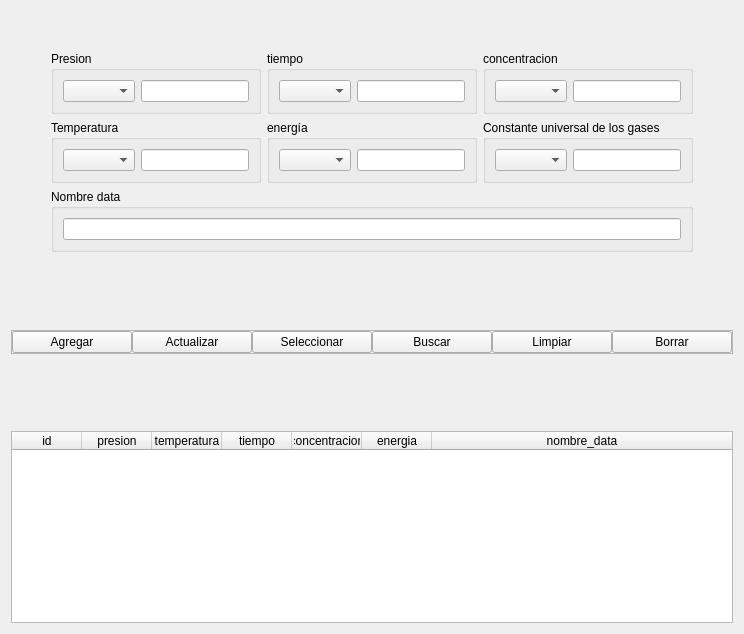
              <widget class="QWidget" name="u_tab">
               <attribute name="title">
                <string>Configuracion unidades</string>
               </attribute>
               <layout class="QVBoxLayout" name="verticalLayout_36">
                <item>
                 <spacer name="verticalSpacer_43">
                  <property name="orientation">
                   <enum>Qt::Vertical</enum>
                  </property>
                  <property name="sizeHint" stdset="0">
                   <size>
                    <width>20</width>
                    <height>40</height>
                   </size>
                  </property>
                 </spacer>
                </item>
                <item>
                 <layout class="QHBoxLayout" name="horizontalLayout_74">
                  <item>
                   <spacer name="horizontalSpacer_67">
                    <property name="orientation">
                     <enum>Qt::Horizontal</enum>
                    </property>
                    <property name="sizeHint" stdset="0">
                     <size>
                      <width>40</width>
                      <height>20</height>
                     </size>
                    </property>
                   </spacer>
                  </item>
                  <item>
                   <layout class="QVBoxLayout" name="verticalLayout_35">
                    <item>
                     <layout class="QHBoxLayout" name="horizontalLayout_72">
                      <item>
                       <widget class="QGroupBox" name="groupBox_8">
                        <property name="title">
                         <string>Presion</string>
                        </property>
                        <layout class="QHBoxLayout" name="horizontalLayout_66">
                         <item>
                          <widget class="QComboBox" name="presion_box"/>
                         </item>
                         <item>
                          <widget class="QLineEdit" name="presion_u_edit"/>
                         </item>
                        </layout>
                       </widget>
                      </item>
                      <item>
                       <widget class="QGroupBox" name="groupBox_9">
                        <property name="title">
                         <string>tiempo</string>
                        </property>
                        <layout class="QHBoxLayout" name="horizontalLayout_68">
                         <item>
                          <widget class="QComboBox" name="tiempo_box"/>
                         </item>
                         <item>
                          <widget class="QLineEdit" name="tiempo_u_edit">
                           <property name="text">
                            <string/>
                           </property>
                          </widget>
                         </item>
                        </layout>
                       </widget>
                      </item>
                      <item>
                       <widget class="QGroupBox" name="groupBox_7">
                        <property name="title">
                         <string>concentracion</string>
                        </property>
                        <layout class="QHBoxLayout" name="horizontalLayout_70">
                         <item>
                          <widget class="QComboBox" name="concentracion_box"/>
                         </item>
                         <item>
                          <widget class="QLineEdit" name="concentracion_u_edit">
                           <property name="text">
                            <string/>
                           </property>
                          </widget>
                         </item>
                        </layout>
                       </widget>
                      </item>
                     </layout>
                    </item>
                    <item>
                     <layout class="QHBoxLayout" name="horizontalLayout_73">
                      <item>
                       <widget class="QGroupBox" name="groupBox_6">
                        <property name="title">
                         <string>Temperatura</string>
                        </property>
                        <layout class="QHBoxLayout" name="horizontalLayout_67">
                         <item>
                          <widget class="QComboBox" name="temperatura_box"/>
                         </item>
                         <item>
                          <widget class="QLineEdit" name="temperatura_u_edit"/>
                         </item>
                        </layout>
                       </widget>
                      </item>
                      <item>
                       <widget class="QGroupBox" name="groupBox_10">
                        <property name="title">
                         <string>energía</string>
                        </property>
                        <layout class="QHBoxLayout" name="horizontalLayout_69">
                         <item>
                          <widget class="QComboBox" name="energia_box"/>
                         </item>
                         <item>
                          <widget class="QLineEdit" name="energia_u_edit">
                           <property name="text">
                            <string/>
                           </property>
                          </widget>
                         </item>
                        </layout>
                       </widget>
                      </item>
                      <item>
                       <widget class="QGroupBox" name="groupBox_11">
                        <property name="title">
                         <string>Constante universal de los gases</string>
                        </property>
                        <layout class="QHBoxLayout" name="horizontalLayout_71">
                         <item>
                          <widget class="QComboBox" name="r_box"/>
                         </item>
                         <item>
                          <widget class="QLineEdit" name="r_u_edit">
                           <property name="text">
                            <string/>
                           </property>
                          </widget>
                         </item>
                        </layout>
                       </widget>
                      </item>
                     </layout>
                    </item>
                    <item>
                     <widget class="QGroupBox" name="groupBox_14">
                      <property name="title">
                       <string>Nombre data</string>
                      </property>
                      <layout class="QVBoxLayout" name="verticalLayout_37">
                       <item>
                        <widget class="QLineEdit" name="nombre_data_u_edit">
                         <property name="text">
                          <string/>
                         </property>
                        </widget>
                       </item>
                      </layout>
                     </widget>
                    </item>
                    <item>
                     <layout class="QHBoxLayout" name="horizontalLayout_58">
                      <property name="spacing">
                       <number>0</number>
                      </property>
                     </layout>
                    </item>
                   </layout>
                  </item>
                  <item>
                   <spacer name="horizontalSpacer_68">
                    <property name="orientation">
                     <enum>Qt::Horizontal</enum>
                    </property>
                    <property name="sizeHint" stdset="0">
                     <size>
                      <width>40</width>
                      <height>20</height>
                     </size>
                    </property>
                   </spacer>
                  </item>
                 </layout>
                </item>
                <item>
                 <spacer name="verticalSpacer_42">
                  <property name="orientation">
                   <enum>Qt::Vertical</enum>
                  </property>
                  <property name="sizeHint" stdset="0">
                   <size>
                    <width>20</width>
                    <height>72</height>
                   </size>
                  </property>
                 </spacer>
                </item>
                <item>
                 <widget class="QFrame" name="funciones_frame_u">
                  <property name="frameShape">
                   <enum>QFrame::StyledPanel</enum>
                  </property>
                  <property name="frameShadow">
                   <enum>QFrame::Raised</enum>
                  </property>
                  <layout class="QHBoxLayout" name="horizontalLayout_59">
                   <property name="spacing">
                    <number>0</number>
                   </property>
                   <property name="leftMargin">
                    <number>0</number>
                   </property>
                   <property name="topMargin">
                    <number>0</number>
                   </property>
                   <property name="rightMargin">
                    <number>0</number>
                   </property>
                   <property name="bottomMargin">
                    <number>0</number>
                   </property>
                   <item>
                    <widget class="QPushButton" name="agregar_ru_btn">
                     <property name="text">
                      <string>Agregar</string>
                     </property>
                    </widget>
                   </item>
                   <item>
                    <widget class="QPushButton" name="actualizar_ru_btn">
                     <property name="text">
                      <string>Actualizar</string>
                     </property>
                    </widget>
                   </item>
                   <item>
                    <widget class="QPushButton" name="seleccionar_ru_btn">
                     <property name="text">
                      <string>Seleccionar</string>
                     </property>
                    </widget>
                   </item>
                   <item>
                    <widget class="QPushButton" name="buscar_ru_btn">
                     <property name="text">
                      <string>Buscar</string>
                     </property>
                    </widget>
                   </item>
                   <item>
                    <widget class="QPushButton" name="limpiar_ru_btn">
                     <property name="text">
                      <string>Limpiar</string>
                     </property>
                    </widget>
                   </item>
                   <item>
                    <widget class="QPushButton" name="borrar_ru_btn">
                     <property name="text">
                      <string>Borrar</string>
                     </property>
                    </widget>
                   </item>
                  </layout>
                 </widget>
                </item>
                <item>
                 <spacer name="verticalSpacer_41">
                  <property name="orientation">
                   <enum>Qt::Vertical</enum>
                  </property>
                  <property name="sizeHint" stdset="0">
                   <size>
                    <width>20</width>
                    <height>71</height>
                   </size>
                  </property>
                 </spacer>
                </item>
                <item>
                 <widget class="QTableWidget" name="registro_unidades_tabla">
                  <property name="focusPolicy">
                   <enum>Qt::NoFocus</enum>
                  </property>
                  <property name="showGrid">
                   <bool>false</bool>
                  </property>
                  <attribute name="horizontalHeaderMinimumSectionSize">
                   <number>50</number>
                  </attribute>
                  <attribute name="horizontalHeaderDefaultSectionSize">
                   <number>70</number>
                  </attribute>
                  <attribute name="horizontalHeaderStretchLastSection">
                   <bool>true</bool>
                  </attribute>
                  <attribute name="verticalHeaderVisible">
                   <bool>false</bool>
                  </attribute>
                  <column>
                   <property name="text">
                    <string>id</string>
                   </property>
                  </column>
                  <column>
                   <property name="text">
                    <string>presion</string>
                   </property>
                  </column>
                  <column>
                   <property name="text">
                    <string>temperatura</string>
                   </property>
                  </column>
                  <column>
                   <property name="text">
                    <string>tiempo</string>
                   </property>
                  </column>
                  <column>
                   <property name="text">
                    <string>concentracion</string>
                   </property>
                  </column>
                  <column>
                   <property name="text">
                    <string>energia</string>
                   </property>
                  </column>
                  <column>
                   <property name="text">
                    <string>nombre_data</string>
                   </property>
                  </column>
                 </widget>
                </item>
               </layout>
              </widget>
